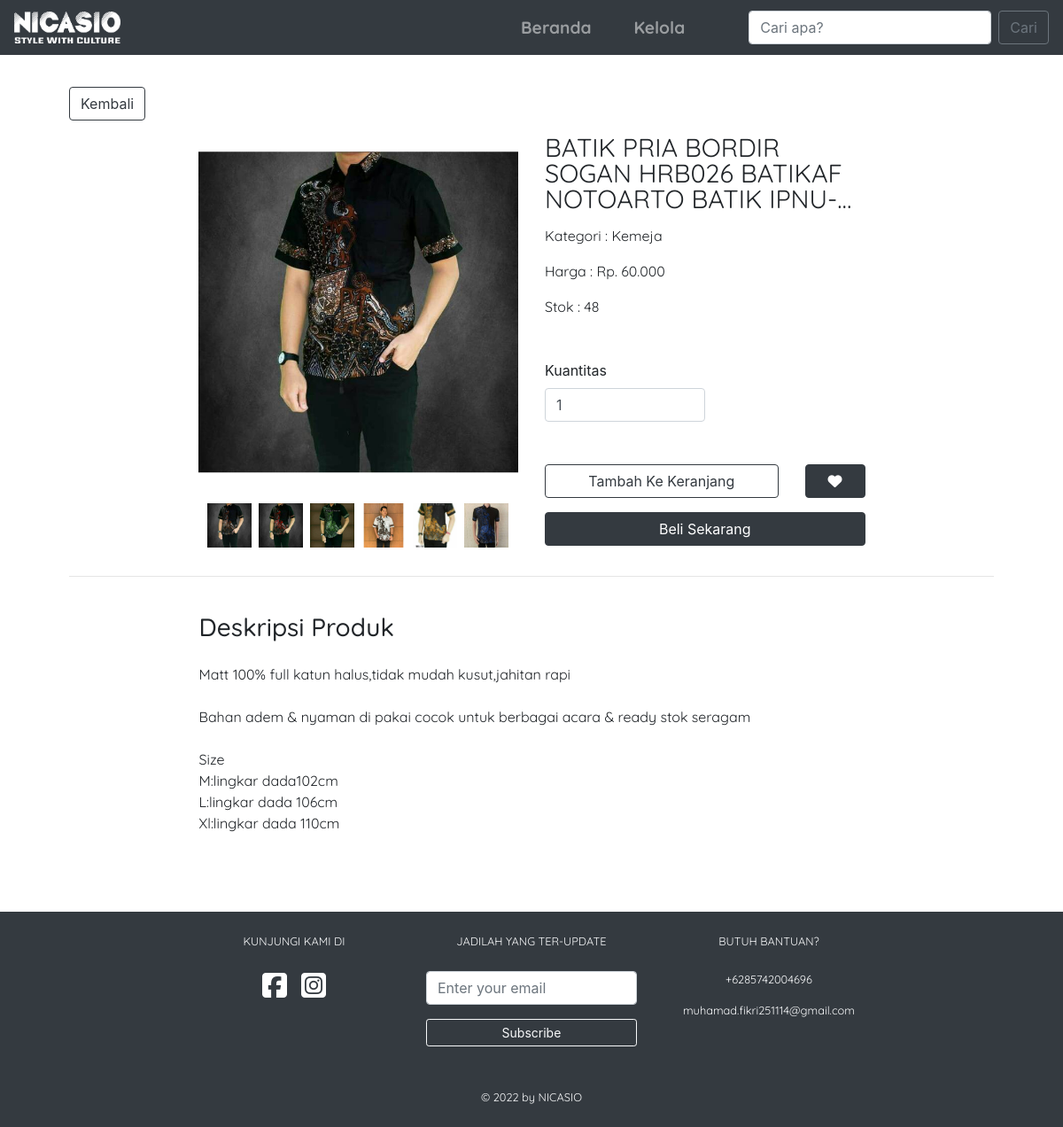
/detail_produk.php?id_produk=4, run on the app's committed database.
### tables this page shows
CREATE TABLE `foto_produk` (
  `id` bigint(20) NOT NULL,
  `id_produk` int(11) DEFAULT NULL,
  `path` varchar(255) NOT NULL
);

CREATE TABLE `produk` (
  `id` int(11) NOT NULL,
  `id_katalog` int(11) DEFAULT NULL,
  `nama_produk` varchar(255) NOT NULL,
  `deskripsi` text NOT NULL,
  `harga` int(11) NOT NULL,
  `stok` int(11) NOT NULL
);

CREATE TABLE `katalog` (
  `id` int(11) NOT NULL,
  `nama_katalog` varchar(100) NOT NULL,
  `deskripsi` text NOT NULL,
  `gambar` varchar(255) NOT NULL
);

### detail_produk.php (the view, shortened to what this page needs)
<!doctype html>
<html lang="en">
    <head>
        <link rel="stylesheet" href="https://maxcdn.bootstrapcdn.com/bootstrap/4.0.0/css/bootstrap.min.css">
        <link rel="stylesheet" href="css/style.css">
    </head>
    <body>
        <nav class="navbar navbar-expand-lg navbar-dark bg-dark fixed-top">
            <a class="navbar-brand" href="index.php"><img src="img/component/logo.png" width="120px" alt=""></a>
            <div class="collapse navbar-collapse justify-content-end" id="navbarSupportedContent">
                <ul class="navbar-nav mt-lg-0 mt-3">
                    <li class="nav-item mx-lg-3">
                        <a class="nav-link" href="index.php">
                            Beranda
                        </a>
                    </li>
                    <li class="nav-item mx-lg-3">
                        <a class="nav-link" href="kelola.php">Kelola</a>
                    </li>
                </ul>
                <form class="form-inline my-2 my-lg-0 ml-lg-5" method="post" name="cari-produk" action="index.php#katalog">
                    <input class="form-control mr-sm-2" type="search" placeholder="Cari apa?" aria-label="Search" name="keyword">
                    <button class="btn btn-outline-secondary my-2 my-sm-0" type="submit">Cari</button>
                </form>
            </div>
        </nav>
        <?php
            include_once('database/db_conn.php');
            $data_produk = mysqli_fetch_assoc(mysqli_query($connection, "SELECT produk.*, katalog.nama_katalog  FROM produk JOIN katalog ON produk.id_katalog = katalog.id where produk.id = ".$_GET['id_produk']));
            $first_foto = mysqli_query($connection, "SELECT * FROM foto_produk where id_produk = ".$_GET['id_produk']." LIMIT 1");
            $data_foto = mysqli_query($connection, "SELECT * FROM foto_produk where id_produk = ".$_GET['id_produk']);
        ?>
        <div class="container p-5" style="margin-top: 50px;">
            <a href="javascript:history.back()" class="btn btn-outline-dark"><span>Kembali</span></a>
            <div class="row mx-auto product-detail mt-3">
                <div class="col-lg-6 col-md-6 col-sm-12 col-12">
                    <div class="w-100 product-photo-frame">
                        <img src="<?= mysqli_fetch_assoc($first_foto)['path'] ?>" alt="" class="w-100" id="main-product-photo">
                    </div>
                    <div class="d-flex justify-content-center w-100">
                        <?php
                            while($foto = mysqli_fetch_array($data_foto)){
                        ?>
                        <div class="image-preview-option mx-1 my-3">
                            <img src="<?= $foto['path'] ?>" alt="" onclick="switchImage(`<?= $foto['path'] ?>`)">
                        </div>
                        <?php
                            }
                        ?>
                    </div>
                </div>
                <div class="col-lg-6 col-md-6 col-sm-12 col-12">
                    <span class="product-name"><?= $data_produk['nama_produk'] ?></span>
                    <div class="my-3">
                        <span class="price-detail">Kategori : <?= $data_produk['nama_katalog'] ?></span>
                    </div>
                    <div class="my-3">
                        <span class="price-detail">Harga : Rp. <?= number_format($data_produk['harga'], 0, ',', '.') ?></span>
                    </div>
                    <div class="my-3">
                        <span class="price-detail">Stok : <?= $data_produk['stok'] ?></span>
                    </div>
                    <form>
                        <div class="form-group my-5">
                            <label for="exampleInputEmail1">Kuantitas</label>
                            <input type="number" class="form-control col-6" name="test_name" min="1" max="<?= $data_produk['stok'] ?>" value="1" oninput="validity.valid||(value='1');" required>
                        </div>
                        <div class="form-group row">
                            <div class="col-sm-9">
                                <button type="button" class="btn btn-outline-dark w-100 mb-lg-0 mb-md-0 mb-sm-0 mb-2">Tambah Ke Keranjang</button>
                            </div>
                            <div class="col-sm-3">
                                <button type="button" class="btn btn-dark w-100"><i class="fas fa-heart" style="font-size: 1em;"></i></button>
                            </div>
                        </div>
                        <button type="button" class="btn btn-dark w-100">Beli Sekarang</button>
                    </form>
                </div>
            </div>
            <hr>
            <div class="py-4 px-lg-3 px-md-2 px-sm-1 px-0 mx-auto product-detail">
                <h3 class="price-detail">Deskripsi Produk</h3>
                <p class="product-description mt-4"><?= nl2br($data_produk['deskripsi']) ?></p>
            </div>
        </div>
        <?php
            include_once("view_component/footer.php");
        ?>
    </body>
</html>

### css/style.css (style rules this page uses)
* { box-sizing: border-box; }
html { scroll-behavior: smooth; }
.nav-link { font-family: 'Quicksand', sans-serif; font-size: 1.2em; font-weight: bold; }
.product-detail { width: 75%; }
.product-photo-frame { height: 400px; overflow: hidden; }
.product-photo-frame img { width: 100%; position: relative; top: 50%; transform: translateY(-50%); }
.image-preview-option { width: 50px; height: 50px; overflow: hidden; }
.image-preview-option img { width: 100%; position: relative; top: 50%; transform: translateY(-50%); cursor: pointer; }
.product-name { font-family: 'Quicksand', sans-serif; font-size: 1.8em; line-height: 1em; overflow: hidden; text-overflow: ellipsis; display: -webkit-box; -webkit-line-clamp: 3; line-clamp: 3; -webkit-box-orient: vertical; }
.price-detail, .product-description, .manage-divider { font-family: 'Quicksand', sans-serif; }

### data on the page
foto_produk: path (picture)
foto_produk: path (picture)
foto_produk: path (picture)
foto_produk: path (picture)
foto_produk: path (picture)
foto_produk: path (picture)
produk: nama_produk "BATIK PRIA BORDIR SOGAN HRB026 BATIKAF NOTOARTO…", id_katalog.nama_katalog "Kemeja", harga "60.000", stok "48", deskripsi "Matt 100% full katun halus,tidak mudah kusut,jahitan rapi Bahan adem & nyaman di pakai cocok untuk berbagai acara & ready stok seragam Size M:lingkar dada102cm L:lingkar dada 106cm Xl:lingkar dada 110cm"
